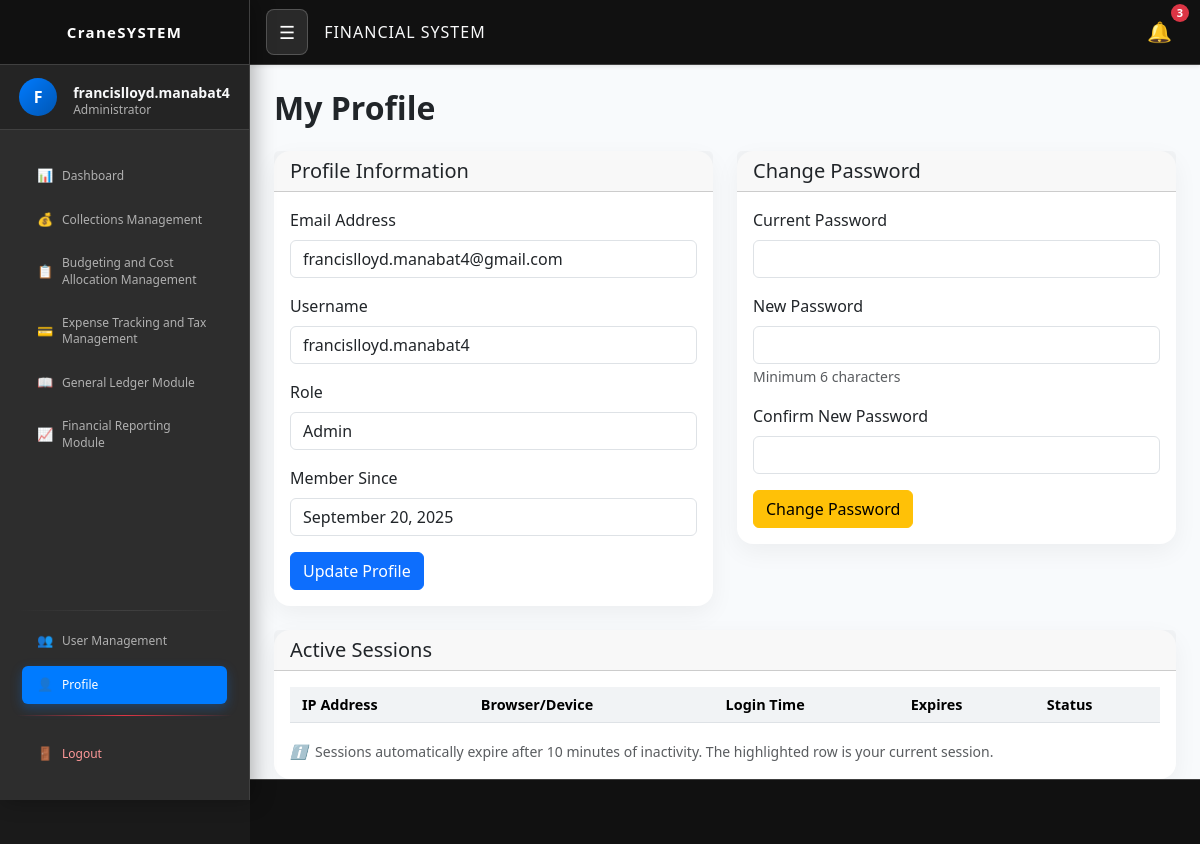
Page /profile.php (signed in) on the committed database.
### tables this page shows
CREATE TABLE `users` (
  `id` int(11) NOT NULL,
  `email` varchar(255) NOT NULL,
  `username` varchar(100) NOT NULL,
  `password` varchar(255) NOT NULL,
  `role` enum('admin','user') NOT NULL DEFAULT 'user',
  `created_at` timestamp NOT NULL DEFAULT current_timestamp(),
  `updated_at` timestamp NOT NULL DEFAULT current_timestamp() ON UPDATE current_timestamp(),
  `is_active` tinyint(1) DEFAULT 1
);

### profile.php (the view, shortened to what this page needs)
<?php
require_once 'db.php';
$user_id = $_SESSION['user_id'];
$stmt = $conn->prepare("SELECT email, username, role, created_at FROM users WHERE id = ?");
$stmt->bind_param("i", $user_id);
$stmt->execute();
$user_info = $stmt->get_result()->fetch_assoc();
?>
<!DOCTYPE html>
<html lang="en">
<head>
  <link href="https://cdn.jsdelivr.net/npm/bootstrap@5.3.3/dist/css/bootstrap.min.css" rel="stylesheet">
  <link rel="stylesheet" href="css/style.css" />
</head>
<body>
  <?php include 'sidebar_navbar.php'; ?>
  <div class="main-content">
    <div class="container-fluid mt-4 px-4">
      <h2 class="fw-bold mb-4">My Profile</h2>
      <div class="row">
        <div class="col-lg-6 mb-4">
          <div class="card">
            <div class="card-header">
              <h5 class="card-title mb-0">Profile Information</h5>
            </div>
            <div class="card-body">
              <form method="POST">
                <div class="mb-3">
                  <label for="email" class="form-label">Email Address</label>
                  <input type="email" class="form-control" id="email" name="email"
                         value="<?php echo htmlspecialchars($user_info['email']); ?>" required>
                </div>
                <div class="mb-3">
                  <label for="username" class="form-label">Username</label>
                  <input type="text" class="form-control" id="username" name="username"
                         value="<?php echo htmlspecialchars($user_info['username']); ?>" required>
                </div>
                <div class="mb-3">
                  <label class="form-label">Role</label>
                  <input type="text" class="form-control" readonly
                         value="<?php echo ucfirst($user_info['role']); ?>">
                </div>
                <div class="mb-3">
                  <label class="form-label">Member Since</label>
                  <input type="text" class="form-control" readonly
                         value="<?php echo date('F j, Y', strtotime($user_info['created_at'])); ?>">
                </div>
                <button type="submit" class="btn btn-primary">Update Profile</button>
              </form>
            </div>
          </div>
        </div>
        <div class="col-lg-6 mb-4">
          <div class="card">
            <div class="card-header">
              <h5 class="card-title mb-0">Change Password</h5>
            </div>
            <div class="card-body">
              <form method="POST">
                <div class="mb-3">
                  <label for="current_password" class="form-label">Current Password</label>
                  <input type="password" class="form-control" id="current_password" name="current_password" required>
                </div>
                <div class="mb-3">
                  <label for="new_password" class="form-label">New Password</label>
                  <input type="password" class="form-control" id="new_password" name="new_password" required>
                  <small class="form-text text-muted">Minimum 6 characters</small>
                </div>
                <div class="mb-3">
                  <label for="confirm_password" class="form-label">Confirm New Password</label>
                  <input type="password" class="form-control" id="confirm_password" name="confirm_password" required>
                </div>
                <button type="submit" class="btn btn-warning">Change Password</button>
              </form>
            </div>
          </div>
        </div>
      </div>
      <div class="row">
        <div class="col-12">
          <div class="card">
            <div class="card-header">
              <h5 class="card-title mb-0">Active Sessions</h5>
            </div>
            <div class="card-body">
              <div class="table-responsive">
                <table class="table table-sm">
                  <thead>
                    <tr>
                      <th>IP Address</th>
                      <th>Browser/Device</th>
                      <th>Login Time</th>
                      <th>Expires</th>
                      <th>Status</th>
                    </tr>
                  </thead>
                </table>
              </div>
              <small class="text-muted">
                <i class="me-1">ℹ️</i>
                Sessions automatically expire after 10 minutes of inactivity. The highlighted row is your current session.
              </small>
            </div>
          </div>
        </div>
      </div>
    </div>
  </div>
</body>
</html>

### css/style.css (style rules this page uses)
body { background-color: #f8fafc; font-family: 'Segoe UI', sans-serif; margin: 0; padding: 0; }
.card { border: none; border-radius: 1rem; box-shadow: 0 8px 24px #0000000d; transition: transform 0.2s ease; }
.table-responsive > table.table { font-size: 0.9rem; }
.table-responsive > table.table thead th, .table-responsive > table.table tbody td { padding: 0.4rem 0.75rem; }
.table > thead > tr > th, .table > tbody > tr > td { vertical-align: middle; padding: 0.5rem 0.75rem; }
.table th { background-color: #f1f3f5; }
.table td, .table th { vertical-align: middle; }

### sidebar_navbar.php (style rules this page uses)
:root { --dark-bg: #1a1a1a; --darker-bg: #111111; --sidebar-bg: #2d2d2d; --sidebar-hover: #3d3d3d; --text-light: #ffffff; --text-muted: #b0b0b0; --accent-color: #007bff; --accent-hover: #0056b3; --border-color: #404040; --navbar-height: 65px; }
body { background-color: var(--dark-bg) !important; }
.main-content { margin-left: 250px; padding-top: 65px; padding-bottom: 65px; transition: margin-left 0.3s ease; background-color: #f8fafc !important; min-height: 100vh; box-sizing: border-box; }

### rows in the picture
users: email "francislloyd.manabat4@gmail.com", username "francislloyd.manabat4", role "Admin", created_at "September 20, 2025"

### other values in the picture
$profile_initial "F"
$username "francislloyd.manabat4"
$role_display "Administrator"
